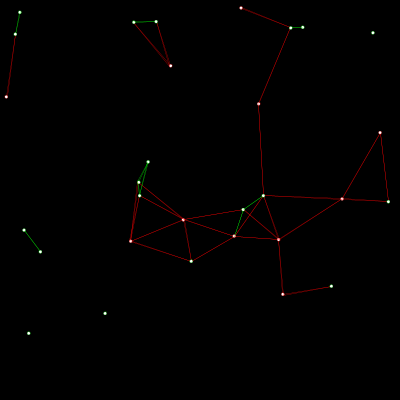
Frame 1 (no input)
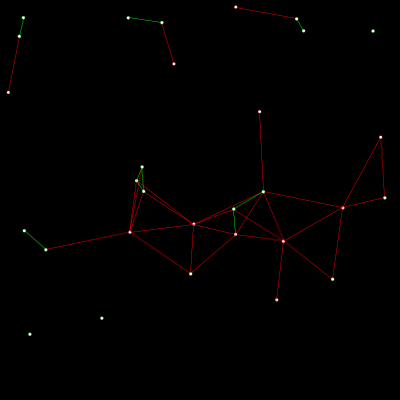
Frame 60 (the mouse pressed at the canvas centre just before this capture)
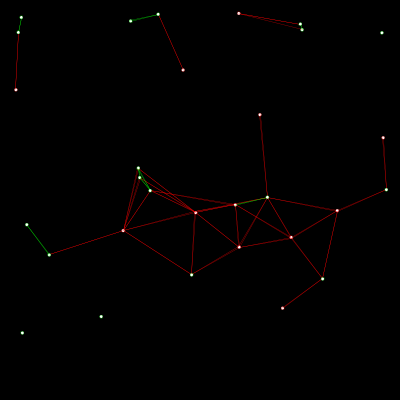
Frame 120 (the mouse held since frame 60 and released just before this capture)

The Processing sketch that drew these frames (run headless with seeded random() and noise(); from frame 60 on, the mouse is pressed at the canvas centre):

// Processing sketch: November19_5
// ── November19_5.pde
float[] xVals;
float[] yVals;
float[] diams;
int[] colors;
final int SIZE = 30;

boolean intersecting(float x1, float y1, float r1, float x2, float y2, float r2) {
    float d = dist(x1, y1, x2, y2);
    if (d <= (r1 + r2)) {
        return true;
    }
    return false;
}

void setup() {
    background(0);
    size(400,400);
    stroke(255);
    strokeWeight(0.25);
    xVals = new float[SIZE];
    yVals = new float[SIZE];
    diams = new float[SIZE];
    colors = new int[SIZE];
    for (int i = 0; i < SIZE; i++) {
        xVals[i] = random(width);
        yVals[i] = random(height);
        diams[i] = random(50,100);
        float r = random(256);
        float g = random(256);
        float b = random(256);
        colors[i] = color(r, g, b);
    }
}

void draw() {
    background(0);
    surface.setTitle("/src/November19_5.pde | FPS: " + floor(frameRate));
    for (int i = 0; i < SIZE; i++) {
        for (int j = 0; j < SIZE; j++) {
            if (intersecting(xVals[i], yVals[i], diams[i] / 2, xVals[j], yVals[j], diams[j] / 2) == true) {
                if (dist(xVals[i], yVals[i], xVals[j], yVals[j]) > 40) {
                    stroke(255,0,0);
                } else {
                    stroke(0, 255, 0);
                }
                line(xVals[i], yVals[i], xVals[j], yVals[j]);
            }
        }
        ellipse(xVals[i], yVals[i], 3, 3);

        xVals[i] += random(-1,1);
        yVals[i] += random(-1,1);
        diams[i] += random(-1,1);
    }
}
